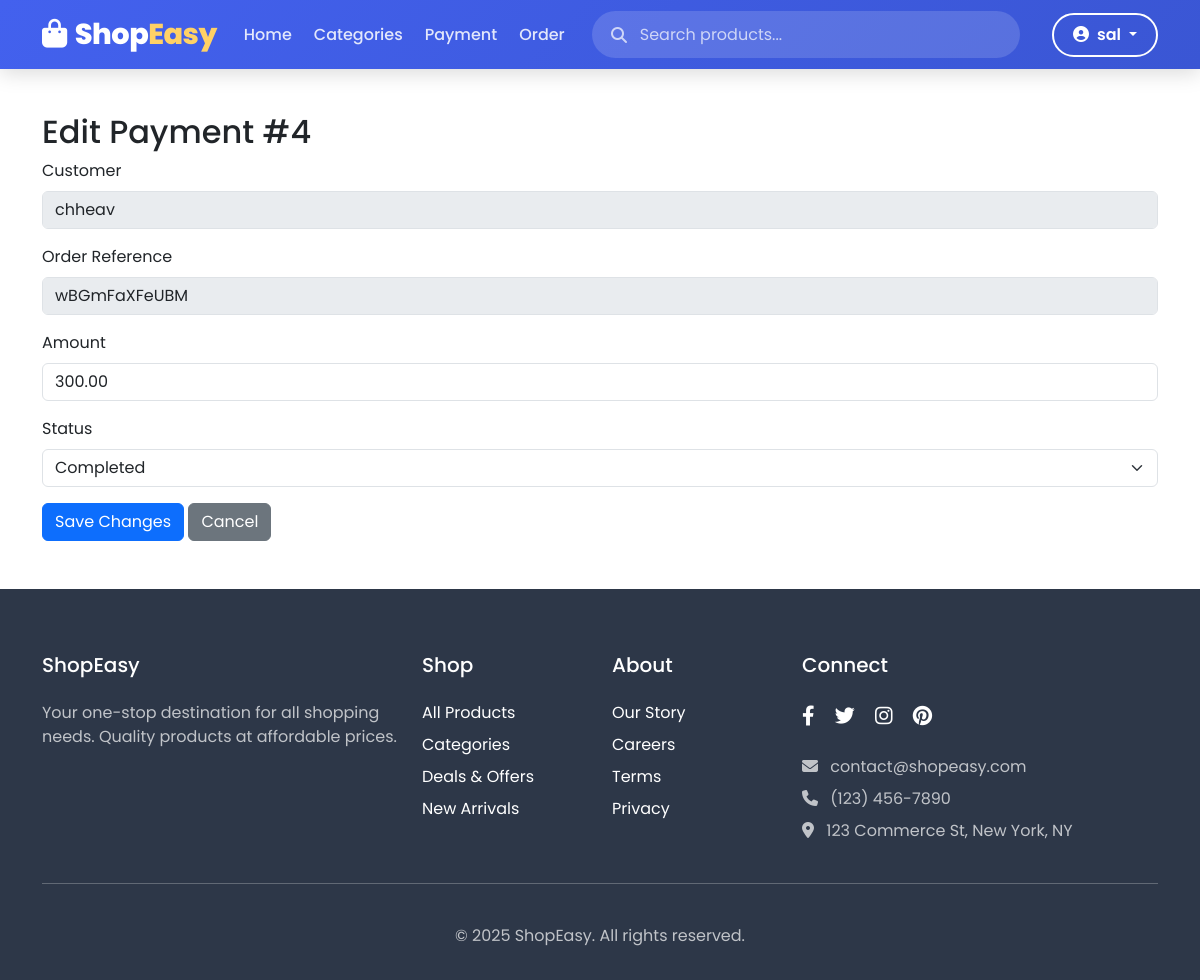
Page /admin-dashboard/payment/edit/4/ (signed in) on the committed database.
### ecommerce/models.py (models this page shows, shortened)
class Customer(AbstractBaseUser, PermissionsMixin):
    customer_id = models.AutoField(primary_key=True)
    email = models.EmailField(unique=False, blank=True)
    name = models.CharField(max_length=100, unique=True)  # <-- Add unique=True here
    phone = models.CharField(max_length=15)
    address = models.TextField(blank=True)
    is_active = models.BooleanField(default=True)
    is_staff = models.BooleanField(default=False)  # important for admin login
    objects = CustomerManager()
    USERNAME_FIELD = 'name'  # use name for login
    REQUIRED_FIELDS = ['email']  # email is no longer required for superuser

class Payment(models.Model):
    payment_id = models.AutoField(primary_key=True)
    payment_reference = models.CharField(max_length=100, unique=True)
    amount = models.DecimalField(max_digits=10, decimal_places=2)
    payment_method = models.CharField(max_length=50)  # e.g. Credit Card, Paypal
    payment_date = models.DateTimeField(auto_now_add=True)
    status = models.CharField(max_length=50, choices=[
        ('pending', 'Pending'),
        ('completed', 'Completed'),
        ('failed', 'Failed')
    ])
    customer = models.ForeignKey(
        Customer,
        to_field='customer_id',
        on_delete=models.CASCADE,
        db_column='customer_id'
    )
    order = models.OneToOneField(
        Order,
        to_field='order_id',
        on_delete=models.CASCADE,
        db_column='order_id'
    )

class Order(models.Model):
    order_id = models.AutoField(primary_key=True)
    booking_reference = models.CharField(max_length=100, unique=True)
    amount = models.DecimalField(max_digits=10, decimal_places=2)
    status = models.CharField(max_length=50, choices=[
        ('pending', 'Pending'),
        ('confirmed', 'Confirmed'),
        ('cancelled', 'Cancelled'),
        ('completed', 'Completed')
    ], default='pending')
    payment_status = models.CharField(max_length=50, choices=[
        ('unpaid', 'Unpaid'),
        ('paid', 'Paid'),
        ('refunded', 'Refunded')
    ], default='unpaid')
    start_date = models.DateField()
    end_date = models.DateField()
    created_at = models.DateTimeField(auto_now_add=True)
    customer = models.ForeignKey(
        Customer,
        to_field='customer_id',
        on_delete=models.CASCADE,
        db_column='customer_id'
    )
    products = models.ManyToManyField(Product, related_name='orders')

### ecommerce/views.py (the view)
# urls.py: path('admin-dashboard/payment/edit/<int:payment_id>/', views.admin_edit_payment, name='admin_edit_payment'),
@staff_required
def admin_edit_payment(request, payment_id):
    payment = get_object_or_404(Payment, pk=payment_id)
    if request.method == 'POST':
        payment.status = request.POST.get('status', payment.status)
        payment.amount = request.POST.get('amount', payment.amount)
        payment.save()
        messages.success(request, "Payment updated successfully.")
        return redirect('admin_dashboard')
    return render(request, 'ecommerce/admin-dashboard/edit_payment.html', {'payment': payment})

### ecommerce/views.py (called while the page is built)
def staff_required(view_func):
    return user_passes_test(lambda u: u.is_staff, login_url='login')(view_func)

### ecommerce/templates/ecommerce/admin-dashboard/edit_payment.html (shortened to what this page needs)
{% extends 'ecommerce/base.html' %}
{% block content %}
<div class="container py-5">
  <h2>Edit Payment #{{ payment.payment_id }}</h2>
  <form method="post">
    <div class="mb-3">
      <label class="form-label">Customer</label>
      <input type="text" class="form-control" value="{{ payment.customer.name }}" disabled>
    </div>
    <div class="mb-3">
      <label class="form-label">Order Reference</label>
      <input type="text" class="form-control" value="{{ payment.order.booking_reference }}" disabled>
    </div>
    <div class="mb-3">
      <label for="amount" class="form-label">Amount</label>
      <input type="number" name="amount" id="amount" class="form-control" value="{{ payment.amount }}" step="0.01" required>
    </div>
    <div class="mb-3">
      <label for="status" class="form-label">Status</label>
      <select name="status" id="status" class="form-select">
        <option value="completed" {% if payment.status == "completed" %}selected{% endif %}>Completed</option>
      </select>
    </div>
    <button type="submit" class="btn btn-primary">Save Changes</button>
    <a href="{% url 'admin_dashboard' %}" class="btn btn-secondary">Cancel</a>
  </form>
</div>
{% endblock %}

### ecommerce/templates/ecommerce/base.html (shortened to what this page needs)
{% load static %}
<!DOCTYPE html>
<html lang="en">
  <head>
    <link
      href="https://cdn.jsdelivr.net/npm/bootstrap@5.3.0/dist/css/bootstrap.min.css"
      rel="stylesheet"
    />
    <link
      rel="stylesheet"
      href="https://cdnjs.cloudflare.com/ajax/libs/font-awesome/6.4.0/css/all.min.css"
    />
    <link rel="stylesheet" href="{% static 'assets/Css/navbar.css' %} " />
  </head>
  <body>
    <nav class="navbar navbar-expand-lg navbar-dark">
      <div class="container">
        <a class="navbar-brand" href="{% url 'home' %}">
          <i class="fas fa-shopping-bag me-2"></i>Shop<span>Easy</span>
        </a>
        <div class="collapse navbar-collapse" id="navbarNav">
          <ul class="navbar-nav me-auto">
            <li class="nav-item">
              <a
                class="nav-link{% if request.resolver_match.url_name == 'home' %} active{% endif %}"
                href="{% url 'home' %}"
              >
                Home
              </a>
            </li>
             {% if request.user.is_authenticated and request.user.is_staff %}
            <li class="nav-item">
              <a class="nav-link" href="{% url 'categories' %}"> Categories </a>
            </li>
            {% endif %}  {% if request.user.is_authenticated and request.user.is_staff %}
            <li class="nav-item">
              <a class="nav-link" href="#payment"> Payment </a>
            </li>
            <li class="nav-item">
              <a class="nav-link" href="#order"> Order </a>
            </li>
            {% endif %}
          </ul>
          <div class="search-container">
            <i class="fas fa-search"></i>
            <input type="text" placeholder="Search products..." />
          </div>
          <div class="nav-buttons d-flex ms-2">
            {% if request.user.is_authenticated %}
            <div class="dropdown ms-2">
              <a
                class="btn btn-outline-light dropdown-toggle"
                href="#"
                role="button"
                id="userDropdown"
                data-bs-toggle="dropdown"
              >
                <i class="fas fa-user-circle me-1"></i>
                {{ request.user.name|default:"User" }}
              </a>
            </div>
            {% endif %}
          </div>
        </div>
      </div>
    </nav>
    {% block hero %}{% endblock %} {% block content %}{% endblock %}
    <footer id="contact" class="footer">
      <div class="container">
        <div class="row">
          <div class="col-md-4 mb-4 mb-md-0">
            <h5 class="text-white mb-4">ShopEasy</h5>
            <p>
              Your one-stop destination for all shopping needs. Quality products
              at affordable prices.
            </p>
          </div>
          <div class="col-md-2 mb-4 mb-md-0">
            <h5 class="text-white mb-4">Shop</h5>
            <ul class="list-unstyled">
              <li class="mb-2">
                <a
                  href="{% url 'products' %}"
                  class="text-white text-decoration-none"
                  >All Products</a
                >
              </li>
              <li class="mb-2">
                <a
                  href="{% url 'categories' %}"
                  class="text-white text-decoration-none"
                  >Categories</a
                >
              </li>
              <li class="mb-2">
                <a href="#" class="text-white text-decoration-none"
                  >Deals & Offers</a
                >
              </li>
              <li class="mb-2">
                <a href="#" class="text-white text-decoration-none"
                  >New Arrivals</a
                >
              </li>
            </ul>
          </div>
          <div class="col-md-2 mb-4 mb-md-0">
            <h5 class="text-white mb-4">About</h5>
            <ul class="list-unstyled">
              <li class="mb-2">
                <a href="#" class="text-white text-decoration-none"
                  >Our Story</a
                >
              </li>
              <li class="mb-2">
                <a href="#" class="text-white text-decoration-none">Careers</a>
              </li>
              <li class="mb-2">
                <a href="#" class="text-white text-decoration-none">Terms</a>
              </li>
              <li class="mb-2">
                <a href="#" class="text-white text-decoration-none">Privacy</a>
              </li>
            </ul>
          </div>
          <div class="col-md-4">
            <h5 class="text-white mb-4">Connect</h5>
            <div class="mb-4">
              <a href="#" class="text-white me-3 fs-5"
                ><i class="fab fa-facebook-f"></i
              ></a>
              <a href="#" class="text-white me-3 fs-5"
                ><i class="fab fa-twitter"></i
              ></a>
              <a href="#" class="text-white me-3 fs-5"
                ><i class="fab fa-instagram"></i
              ></a>
              <a href="#" class="text-white me-3 fs-5"
                ><i class="fab fa-pinterest"></i
              ></a>
            </div>
            <p class="mb-2">
              <i class="fas fa-envelope me-2"></i> contact@shopeasy.com
            </p>
            <p class="mb-2"><i class="fas fa-phone me-2"></i> (123) 456-7890</p>
            <p>
              <i class="fas fa-map-marker-alt me-2"></i> 123 Commerce St, New
              York, NY
            </p>
          </div>
        </div>
        <hr class="my-4 bg-light" />
        <div class="text-center pt-3">
          <p class="mb-0">© 2025 ShopEasy. All rights reserved.</p>
        </div>
      </div>
    </footer>
  </body>
</html>

### ecommerce/static/assets/Css/navbar.css (style rules this page uses)
* { font-family: "Poppins", sans-serif; margin: 0; padding: 0; box-sizing: border-box; }
:root { --primary: #4361ee; --primary-dark: #3a56d4; --secondary: #ff6b6b; --accent: #ffd166; --dark: #2d3748; --light: #f8f9fa; --gray: #718096; --light-gray: #e2e8f0; }
body { font-family: "Segoe UI", Tahoma, Geneva, Verdana, sans-serif; padding-top: 65px; }
.navbar { background: linear-gradient(135deg, var(--primary), var(--primary-dark)); box-shadow: 0 4px 20px rgba(0, 0, 0, 0.15); padding: 0.5rem 0; position: fixed; top: 0; width: 100%; z-index: 1030; }
.navbar-brand { font-weight: 800; font-size: 1.8rem; letter-spacing: -0.5px; color: white !important; display: flex; align-items: center; }
.navbar-brand span { color: var(--accent); }
.navbar-nav .nav-link { color: rgba(255, 255, 255, 0.85) !important; font-weight: 500; padding: 0.8rem 1.2rem; position: relative; transition: all 0.3s ease; border-radius: 4px; margin: 0 3px; }
.btn-outline-light { border: 2px solid white; background: transparent; color: white; }
.search-container { position: relative; margin: 0 1rem; flex: 1; max-width: 500px; }
.search-container input { width: 100%; padding: 0.7rem 1.5rem 0.7rem 3rem; border-radius: 50px; border: none; background: rgba(255, 255, 255, 0.15); color: white; transition: all 0.3s ease; }
.search-container input::placeholder { color: rgba(255, 255, 255, 0.7); }
.search-container i { position: absolute; left: 1.2rem; top: 50%; transform: translateY(-50%); color: rgba(255, 255, 255, 0.7); }
.dropdown.ms-2 .btn-outline-light.dropdown-toggle { border: 2px solid white; background: transparent; color: white; border-radius: 50px; font-weight: 600; padding: 0.5rem 1.2rem; transition: all 0.3s ease; box-shadow: none; }
.footer { background: var(--dark); color: rgba(255, 255, 255, 0.7); padding: 4rem 0 2rem; }

### rows in the picture
Customer: user.name "sal"
Payment: payment_id "4", customer.name "chheav", order.booking_reference "wBGmFaXFeUBM", amount "300.00", status "Completed"
